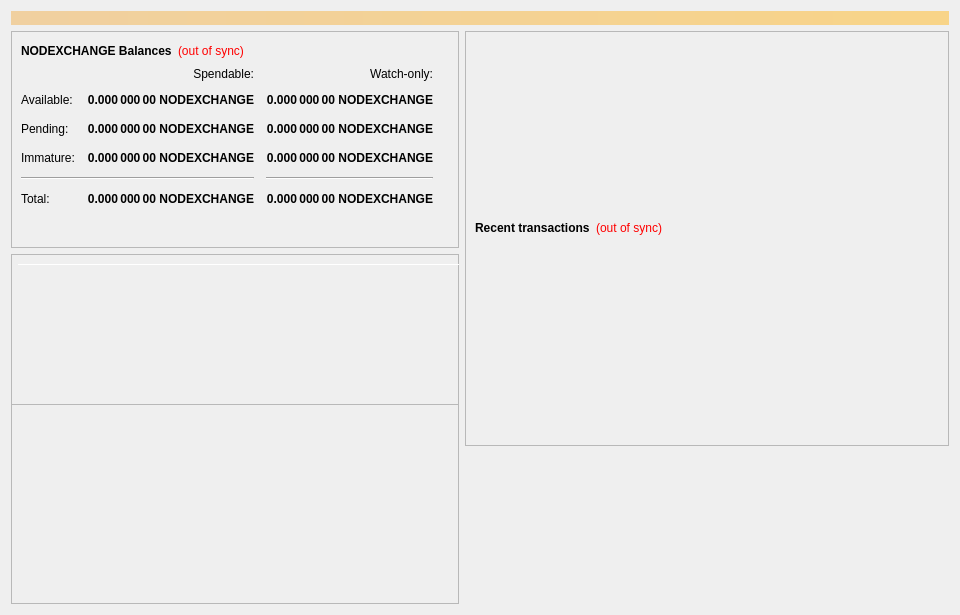
<?xml version="1.0" encoding="UTF-8"?>
<ui version="4.0">
 <class>OverviewPage</class>
 <widget class="QWidget" name="OverviewPage">
  <property name="geometry">
   <rect>
    <x>0</x>
    <y>0</y>
    <width>960</width>
    <height>615</height>
   </rect>
  </property>
  <property name="minimumSize">
   <size>
    <width>960</width>
    <height>0</height>
   </size>
  </property>
  <property name="windowTitle">
   <string>Form</string>
  </property>
  <layout class="QVBoxLayout" name="topLayout">
   <item>
    <widget class="QLabel" name="labelAlerts">
     <property name="visible">
      <bool>false</bool>
     </property>
     <property name="styleSheet">
      <string notr="true">background-color: qlineargradient(x1: 0, y1: 0, x2: 1, y2: 0, stop:0 #F0D0A0, stop:1 #F8D488); color:#000000;</string>
     </property>
     <property name="wordWrap">
      <bool>true</bool>
     </property>
     <property name="margin">
      <number>3</number>
     </property>
    </widget>
   </item>
   <item>
    <layout class="QHBoxLayout" name="horizontalLayout" stretch="1,1">
     <item>
      <layout class="QVBoxLayout" name="verticalLayout_2">
       <item>
        <widget class="QFrame" name="frame">
         <property name="frameShape">
          <enum>QFrame::StyledPanel</enum>
         </property>
         <property name="frameShadow">
          <enum>QFrame::Raised</enum>
         </property>
         <layout class="QVBoxLayout" name="verticalLayout_4">
          <item>
           <layout class="QHBoxLayout" name="horizontalLayout_4">
            <item>
             <widget class="QLabel" name="label_5">
              <property name="font">
               <font>
                <weight>75</weight>
                <bold>true</bold>
               </font>
              </property>
              <property name="text">
               <string>NODEXCHANGE Balances</string>
              </property>
             </widget>
            </item>
            <item>
             <widget class="QLabel" name="labelWalletStatus">
              <property name="cursor">
               <cursorShape>WhatsThisCursor</cursorShape>
              </property>
              <property name="toolTip">
               <string>The displayed information may be out of date. Your wallet automatically synchronizes with the NodeXchange network after a connection is established, but this process has not completed yet.</string>
              </property>
              <property name="styleSheet">
               <string notr="true">QLabel { color: red; }</string>
              </property>
              <property name="text">
               <string notr="true">(out of sync)</string>
              </property>
              <property name="alignment">
               <set>Qt::AlignLeading|Qt::AlignLeft|Qt::AlignVCenter</set>
              </property>
             </widget>
            </item>
            <item>
             <spacer name="horizontalSpacer_3">
              <property name="orientation">
               <enum>Qt::Horizontal</enum>
              </property>
              <property name="sizeHint" stdset="0">
               <size>
                <width>40</width>
                <height>20</height>
               </size>
              </property>
             </spacer>
            </item>
           </layout>
          </item>
          <item>
           <layout class="QGridLayout" name="gridLayout">
            <property name="spacing">
             <number>12</number>
            </property>
            <item row="2" column="2">
             <widget class="QLabel" name="labelWatchPending">
              <property name="font">
               <font>
                <weight>75</weight>
                <bold>true</bold>
               </font>
              </property>
              <property name="cursor">
               <cursorShape>IBeamCursor</cursorShape>
              </property>
              <property name="toolTip">
               <string>Unconfirmed transactions to watch-only addresses</string>
              </property>
              <property name="text">
               <string notr="true">0.000 000 00 NODEXCHANGE</string>
              </property>
              <property name="alignment">
               <set>Qt::AlignRight|Qt::AlignTrailing|Qt::AlignVCenter</set>
              </property>
              <property name="textInteractionFlags">
               <set>Qt::LinksAccessibleByMouse|Qt::TextSelectableByKeyboard|Qt::TextSelectableByMouse</set>
              </property>
             </widget>
            </item>
            <item row="2" column="1">
             <widget class="QLabel" name="labelUnconfirmed">
              <property name="font">
               <font>
                <weight>75</weight>
                <bold>true</bold>
               </font>
              </property>
              <property name="cursor">
               <cursorShape>IBeamCursor</cursorShape>
              </property>
              <property name="toolTip">
               <string>Total of transactions that have yet to be confirmed, and do not yet count toward the spendable balance</string>
              </property>
              <property name="text">
               <string notr="true">0.000 000 00 NODEXCHANGE</string>
              </property>
              <property name="alignment">
               <set>Qt::AlignRight|Qt::AlignTrailing|Qt::AlignVCenter</set>
              </property>
              <property name="textInteractionFlags">
               <set>Qt::LinksAccessibleByMouse|Qt::TextSelectableByKeyboard|Qt::TextSelectableByMouse</set>
              </property>
             </widget>
            </item>
            <item row="3" column="2">
             <widget class="QLabel" name="labelWatchImmature">
              <property name="font">
               <font>
                <weight>75</weight>
                <bold>true</bold>
               </font>
              </property>
              <property name="cursor">
               <cursorShape>IBeamCursor</cursorShape>
              </property>
              <property name="toolTip">
               <string>Staked or masternode rewards in watch-only addresses that has not yet matured</string>
              </property>
              <property name="text">
               <string notr="true">0.000 000 00 NODEXCHANGE</string>
              </property>
              <property name="alignment">
               <set>Qt::AlignRight|Qt::AlignTrailing|Qt::AlignVCenter</set>
              </property>
              <property name="textInteractionFlags">
               <set>Qt::LinksAccessibleByMouse|Qt::TextSelectableByKeyboard|Qt::TextSelectableByMouse</set>
              </property>
             </widget>
            </item>
            <item row="4" column="0" colspan="2">
             <widget class="Line" name="lineSpendableBalance">
              <property name="orientation">
               <enum>Qt::Horizontal</enum>
              </property>
             </widget>
            </item>
            <item row="4" column="2">
             <widget class="Line" name="lineWatchBalance">
              <property name="sizePolicy">
               <sizepolicy hsizetype="Preferred" vsizetype="Fixed">
                <horstretch>0</horstretch>
                <verstretch>0</verstretch>
               </sizepolicy>
              </property>
              <property name="minimumSize">
               <size>
                <width>140</width>
                <height>0</height>
               </size>
              </property>
              <property name="orientation">
               <enum>Qt::Horizontal</enum>
              </property>
             </widget>
            </item>
            <item row="5" column="0">
             <widget class="QLabel" name="labelTotalText">
              <property name="text">
               <string>Total:</string>
              </property>
             </widget>
            </item>
            <item row="3" column="1">
             <widget class="QLabel" name="labelImmature">
              <property name="font">
               <font>
                <weight>75</weight>
                <bold>true</bold>
               </font>
              </property>
              <property name="cursor">
               <cursorShape>IBeamCursor</cursorShape>
              </property>
              <property name="toolTip">
               <string>Staked or masternode rewards that has not yet matured</string>
              </property>
              <property name="text">
               <string notr="true">0.000 000 00 NODEXCHANGE</string>
              </property>
              <property name="alignment">
               <set>Qt::AlignRight|Qt::AlignTrailing|Qt::AlignVCenter</set>
              </property>
              <property name="textInteractionFlags">
               <set>Qt::LinksAccessibleByMouse|Qt::TextSelectableByKeyboard|Qt::TextSelectableByMouse</set>
              </property>
             </widget>
            </item>
            <item row="2" column="3">
             <spacer name="horizontalSpacer_2">
              <property name="orientation">
               <enum>Qt::Horizontal</enum>
              </property>
              <property name="sizeHint" stdset="0">
               <size>
                <width>40</width>
                <height>20</height>
               </size>
              </property>
             </spacer>
            </item>
            <item row="3" column="0">
             <widget class="QLabel" name="labelImmatureText">
              <property name="text">
               <string>Immature:</string>
              </property>
             </widget>
            </item>
            <item row="5" column="1">
             <widget class="QLabel" name="labelTotal">
              <property name="font">
               <font>
                <weight>75</weight>
                <bold>true</bold>
               </font>
              </property>
              <property name="cursor">
               <cursorShape>IBeamCursor</cursorShape>
              </property>
              <property name="toolTip">
               <string>Your current total balance</string>
              </property>
              <property name="text">
               <string notr="true">0.000 000 00 NODEXCHANGE</string>
              </property>
              <property name="alignment">
               <set>Qt::AlignRight|Qt::AlignTrailing|Qt::AlignVCenter</set>
              </property>
              <property name="textInteractionFlags">
               <set>Qt::LinksAccessibleByMouse|Qt::TextSelectableByKeyboard|Qt::TextSelectableByMouse</set>
              </property>
             </widget>
            </item>
            <item row="5" column="2">
             <widget class="QLabel" name="labelWatchTotal">
              <property name="font">
               <font>
                <weight>75</weight>
                <bold>true</bold>
               </font>
              </property>
              <property name="cursor">
               <cursorShape>IBeamCursor</cursorShape>
              </property>
              <property name="toolTip">
               <string>Current total balance in watch-only addresses</string>
              </property>
              <property name="text">
               <string notr="true">0.000 000 00 NODEXCHANGE</string>
              </property>
              <property name="alignment">
               <set>Qt::AlignRight|Qt::AlignTrailing|Qt::AlignVCenter</set>
              </property>
              <property name="textInteractionFlags">
               <set>Qt::LinksAccessibleByMouse|Qt::TextSelectableByKeyboard|Qt::TextSelectableByMouse</set>
              </property>
             </widget>
            </item>
            <item row="0" column="2">
             <widget class="QLabel" name="labelWatchonly">
              <property name="text">
               <string>Watch-only:</string>
              </property>
              <property name="alignment">
               <set>Qt::AlignRight|Qt::AlignTrailing|Qt::AlignVCenter</set>
              </property>
             </widget>
            </item>
            <item row="1" column="0">
             <widget class="QLabel" name="labelBalanceText">
              <property name="text">
               <string>Available:</string>
              </property>
             </widget>
            </item>
            <item row="1" column="1">
             <widget class="QLabel" name="labelBalance">
              <property name="font">
               <font>
                <weight>75</weight>
                <bold>true</bold>
               </font>
              </property>
              <property name="cursor">
               <cursorShape>IBeamCursor</cursorShape>
              </property>
              <property name="toolTip">
               <string>Your current spendable balance</string>
              </property>
              <property name="text">
               <string notr="true">0.000 000 00 NODEXCHANGE</string>
              </property>
              <property name="alignment">
               <set>Qt::AlignRight|Qt::AlignTrailing|Qt::AlignVCenter</set>
              </property>
              <property name="textInteractionFlags">
               <set>Qt::LinksAccessibleByMouse|Qt::TextSelectableByKeyboard|Qt::TextSelectableByMouse</set>
              </property>
             </widget>
            </item>
            <item row="1" column="2">
             <widget class="QLabel" name="labelWatchAvailable">
              <property name="font">
               <font>
                <weight>75</weight>
                <bold>true</bold>
               </font>
              </property>
              <property name="cursor">
               <cursorShape>IBeamCursor</cursorShape>
              </property>
              <property name="toolTip">
               <string>Your current balance in watch-only addresses</string>
              </property>
              <property name="text">
               <string notr="true">0.000 000 00 NODEXCHANGE</string>
              </property>
              <property name="alignment">
               <set>Qt::AlignRight|Qt::AlignTrailing|Qt::AlignVCenter</set>
              </property>
              <property name="textInteractionFlags">
               <set>Qt::LinksAccessibleByMouse|Qt::TextSelectableByKeyboard|Qt::TextSelectableByMouse</set>
              </property>
             </widget>
            </item>
            <item row="2" column="0">
             <widget class="QLabel" name="labelPendingText">
              <property name="text">
               <string>Pending:</string>
              </property>
             </widget>
            </item>
            <item row="0" column="1">
             <widget class="QLabel" name="labelSpendable">
              <property name="text">
               <string>Spendable:</string>
              </property>
              <property name="alignment">
               <set>Qt::AlignRight|Qt::AlignTrailing|Qt::AlignVCenter</set>
              </property>
             </widget>
            </item>
           </layout>
          </item>
          <item>
           <spacer name="verticalSpacer_4">
            <property name="orientation">
             <enum>Qt::Vertical</enum>
            </property>
            <property name="sizeHint" stdset="0">
             <size>
              <width>20</width>
              <height>40</height>
             </size>
            </property>
           </spacer>
          </item>
         </layout>
        </widget>
       </item>
       <item>
        <widget class="QFrame" name="frameObfuscation">
         <property name="minimumSize">
          <size>
           <width>0</width>
           <height>350</height>
          </size>
         </property>
         <property name="layoutDirection">
          <enum>Qt::LeftToRight</enum>
         </property>
         <property name="frameShape">
          <enum>QFrame::StyledPanel</enum>
         </property>
         <property name="frameShadow">
          <enum>QFrame::Raised</enum>
         </property>
         <widget class="QPushButton" name="runAutoDenom">
          <property name="geometry">
           <rect>
            <x>251</x>
            <y>17</y>
            <width>1</width>
            <height>1</height>
           </rect>
          </property>
          <property name="palette">
           <palette>
            <active>
             <colorrole role="WindowText">
              <brush brushstyle="SolidPattern">
               <color alpha="255">
                <red>0</red>
                <green>0</green>
                <blue>0</blue>
               </color>
              </brush>
             </colorrole>
             <colorrole role="Button">
              <brush brushstyle="SolidPattern">
               <color alpha="255">
                <red>239</red>
                <green>238</green>
                <blue>238</blue>
               </color>
              </brush>
             </colorrole>
             <colorrole role="Light">
              <brush brushstyle="SolidPattern">
               <color alpha="255">
                <red>255</red>
                <green>255</green>
                <blue>255</blue>
               </color>
              </brush>
             </colorrole>
             <colorrole role="Midlight">
              <brush brushstyle="SolidPattern">
               <color alpha="255">
                <red>247</red>
                <green>246</green>
                <blue>246</blue>
               </color>
              </brush>
             </colorrole>
             <colorrole role="Dark">
              <brush brushstyle="SolidPattern">
               <color alpha="255">
                <red>119</red>
                <green>119</green>
                <blue>119</blue>
               </color>
              </brush>
             </colorrole>
             <colorrole role="Mid">
              <brush brushstyle="SolidPattern">
               <color alpha="255">
                <red>159</red>
                <green>159</green>
                <blue>159</blue>
               </color>
              </brush>
             </colorrole>
             <colorrole role="Text">
              <brush brushstyle="SolidPattern">
               <color alpha="255">
                <red>0</red>
                <green>0</green>
                <blue>0</blue>
               </color>
              </brush>
             </colorrole>
             <colorrole role="BrightText">
              <brush brushstyle="SolidPattern">
               <color alpha="255">
                <red>255</red>
                <green>255</green>
                <blue>255</blue>
               </color>
              </brush>
             </colorrole>
             <colorrole role="ButtonText">
              <brush brushstyle="SolidPattern">
               <color alpha="255">
                <red>0</red>
                <green>0</green>
                <blue>0</blue>
               </color>
              </brush>
             </colorrole>
             <colorrole role="Base">
              <brush brushstyle="SolidPattern">
               <color alpha="255">
                <red>255</red>
                <green>255</green>
                <blue>255</blue>
               </color>
              </brush>
             </colorrole>
             <colorrole role="Window">
              <brush brushstyle="SolidPattern">
               <color alpha="255">
                <red>239</red>
                <green>238</green>
                <blue>238</blue>
               </color>
              </brush>
             </colorrole>
             <colorrole role="Shadow">
              <brush brushstyle="SolidPattern">
               <color alpha="255">
                <red>0</red>
                <green>0</green>
                <blue>0</blue>
               </color>
              </brush>
             </colorrole>
             <colorrole role="AlternateBase">
              <brush brushstyle="SolidPattern">
               <color alpha="255">
                <red>247</red>
                <green>246</green>
                <blue>246</blue>
               </color>
              </brush>
             </colorrole>
             <colorrole role="ToolTipBase">
              <brush brushstyle="SolidPattern">
               <color alpha="255">
                <red>255</red>
                <green>255</green>
                <blue>220</blue>
               </color>
              </brush>
             </colorrole>
             <colorrole role="ToolTipText">
              <brush brushstyle="SolidPattern">
               <color alpha="255">
                <red>0</red>
                <green>0</green>
                <blue>0</blue>
               </color>
              </brush>
             </colorrole>
            </active>
            <inactive>
             <colorrole role="WindowText">
              <brush brushstyle="SolidPattern">
               <color alpha="255">
                <red>0</red>
                <green>0</green>
                <blue>0</blue>
               </color>
              </brush>
             </colorrole>
             <colorrole role="Button">
              <brush brushstyle="SolidPattern">
               <color alpha="255">
                <red>239</red>
                <green>238</green>
                <blue>238</blue>
               </color>
              </brush>
             </colorrole>
             <colorrole role="Light">
              <brush brushstyle="SolidPattern">
               <color alpha="255">
                <red>255</red>
                <green>255</green>
                <blue>255</blue>
               </color>
              </brush>
             </colorrole>
             <colorrole role="Midlight">
              <brush brushstyle="SolidPattern">
               <color alpha="255">
                <red>247</red>
                <green>246</green>
                <blue>246</blue>
               </color>
              </brush>
             </colorrole>
             <colorrole role="Dark">
              <brush brushstyle="SolidPattern">
               <color alpha="255">
                <red>119</red>
                <green>119</green>
                <blue>119</blue>
               </color>
              </brush>
             </colorrole>
             <colorrole role="Mid">
              <brush brushstyle="SolidPattern">
               <color alpha="255">
                <red>159</red>
                <green>159</green>
                <blue>159</blue>
               </color>
              </brush>
             </colorrole>
             <colorrole role="Text">
              <brush brushstyle="SolidPattern">
               <color alpha="255">
                <red>0</red>
                <green>0</green>
                <blue>0</blue>
               </color>
              </brush>
             </colorrole>
             <colorrole role="BrightText">
              <brush brushstyle="SolidPattern">
               <color alpha="255">
                <red>255</red>
                <green>255</green>
                <blue>255</blue>
               </color>
              </brush>
             </colorrole>
             <colorrole role="ButtonText">
              <brush brushstyle="SolidPattern">
               <color alpha="255">
                <red>0</red>
                <green>0</green>
                <blue>0</blue>
               </color>
              </brush>
             </colorrole>
             <colorrole role="Base">
              <brush brushstyle="SolidPattern">
               <color alpha="255">
                <red>255</red>
                <green>255</green>
                <blue>255</blue>
               </color>
              </brush>
             </colorrole>
             <colorrole role="Window">
              <brush brushstyle="SolidPattern">
               <color alpha="255">
                <red>239</red>
                <green>238</green>
                <blue>238</blue>
               </color>
              </brush>
             </colorrole>
             <colorrole role="Shadow">
              <brush brushstyle="SolidPattern">
               <color alpha="255">
                <red>0</red>
                <green>0</green>
                <blue>0</blue>
               </color>
              </brush>
             </colorrole>
             <colorrole role="AlternateBase">
              <brush brushstyle="SolidPattern">
               <color alpha="255">
                <red>247</red>
                <green>246</green>
                <blue>246</blue>
               </color>
              </brush>
             </colorrole>
             <colorrole role="ToolTipBase">
              <brush brushstyle="SolidPattern">
               <color alpha="255">
                <red>255</red>
                <green>255</green>
                <blue>220</blue>
               </color>
              </brush>
             </colorrole>
             <colorrole role="ToolTipText">
              <brush brushstyle="SolidPattern">
               <color alpha="255">
                <red>0</red>
                <green>0</green>
                <blue>0</blue>
               </color>
              </brush>
             </colorrole>
            </inactive>
            <disabled>
             <colorrole role="WindowText">
              <brush brushstyle="SolidPattern">
               <color alpha="255">
                <red>119</red>
                <green>119</green>
                <blue>119</blue>
               </color>
              </brush>
             </colorrole>
             <colorrole role="Button">
              <brush brushstyle="SolidPattern">
               <color alpha="255">
                <red>239</red>
                <green>238</green>
                <blue>238</blue>
               </color>
              </brush>
             </colorrole>
             <colorrole role="Light">
              <brush brushstyle="SolidPattern">
               <color alpha="255">
                <red>255</red>
                <green>255</green>
                <blue>255</blue>
               </color>
              </brush>
             </colorrole>
             <colorrole role="Midlight">
              <brush brushstyle="SolidPattern">
               <color alpha="255">
                <red>247</red>
                <green>246</green>
                <blue>246</blue>
               </color>
              </brush>
             </colorrole>
             <colorrole role="Dark">
              <brush brushstyle="SolidPattern">
               <color alpha="255">
                <red>119</red>
                <green>119</green>
                <blue>119</blue>
               </color>
              </brush>
             </colorrole>
             <colorrole role="Mid">
              <brush brushstyle="SolidPattern">
               <color alpha="255">
                <red>159</red>
                <green>159</green>
                <blue>159</blue>
               </color>
              </brush>
             </colorrole>
             <colorrole role="Text">
              <brush brushstyle="SolidPattern">
               <color alpha="255">
                <red>119</red>
                <green>119</green>
                <blue>119</blue>
               </color>
              </brush>
             </colorrole>
             <colorrole role="BrightText">
              <brush brushstyle="SolidPattern">
               <color alpha="255">
                <red>255</red>
                <green>255</green>
                <blue>255</blue>
               </color>
              </brush>
             </colorrole>
             <colorrole role="ButtonText">
              <brush brushstyle="SolidPattern">
               <color alpha="255">
                <red>119</red>
                <green>119</green>
                <blue>119</blue>
               </color>
              </brush>
             </colorrole>
             <colorrole role="Base">
              <brush brushstyle="SolidPattern">
               <color alpha="255">
                <red>239</red>
                <green>238</green>
                <blue>238</blue>
               </color>
              </brush>
             </colorrole>
             <colorrole role="Window">
              <brush brushstyle="SolidPattern">
               <color alpha="255">
                <red>239</red>
                <green>238</green>
                <blue>238</blue>
               </color>
              </brush>
             </colorrole>
             <colorrole role="Shadow">
              <brush brushstyle="SolidPattern">
               <color alpha="255">
                <red>0</red>
                <green>0</green>
                <blue>0</blue>
               </color>
              </brush>
             </colorrole>
             <colorrole role="AlternateBase">
              <brush brushstyle="SolidPattern">
               <color alpha="255">
                <red>239</red>
                <green>238</green>
                <blue>238</blue>
               </color>
              </brush>
             </colorrole>
             <colorrole role="ToolTipBase">
              <brush brushstyle="SolidPattern">
               <color alpha="255">
                <red>255</red>
                <green>255</green>
                <blue>220</blue>
               </color>
              </brush>
             </colorrole>
             <colorrole role="ToolTipText">
              <brush brushstyle="SolidPattern">
               <color alpha="255">
                <red>0</red>
                <green>0</green>
                <blue>0</blue>
               </color>
              </brush>
             </colorrole>
            </disabled>
           </palette>
          </property>
          <property name="focusPolicy">
           <enum>Qt::NoFocus</enum>
          </property>
          <property name="autoFillBackground">
           <bool>true</bool>
          </property>
          <property name="text">
           <string/>
          </property>
          <property name="flat">
           <bool>true</bool>
          </property>
         </widget>
         <widget class="Line" name="line">
          <property name="geometry">
           <rect>
            <x>7</x>
            <y>10</y>
            <width>451</width>
            <height>1</height>
           </rect>
          </property>
          <property name="orientation">
           <enum>Qt::Horizontal</enum>
          </property>
         </widget>
         <widget class="QFrame" name="frame_3">
          <property name="geometry">
           <rect>
            <x>0</x>
            <y>150</y>
            <width>465</width>
            <height>201</height>
           </rect>
          </property>
          <property name="frameShape">
           <enum>QFrame::StyledPanel</enum>
          </property>
          <property name="frameShadow">
           <enum>QFrame::Raised</enum>
          </property>
         </widget>
        </widget>
       </item>
      </layout>
     </item>
     <item>
      <layout class="QVBoxLayout" name="verticalLayout_3">
       <item>
        <widget class="QFrame" name="frame_2">
         <property name="frameShape">
          <enum>QFrame::StyledPanel</enum>
         </property>
         <property name="frameShadow">
          <enum>QFrame::Raised</enum>
         </property>
         <layout class="QVBoxLayout" name="verticalLayout">
          <item>
           <spacer name="verticalSpacer_3">
            <property name="orientation">
             <enum>Qt::Vertical</enum>
            </property>
            <property name="sizeType">
             <enum>QSizePolicy::Fixed</enum>
            </property>
            <property name="sizeHint" stdset="0">
             <size>
              <width>20</width>
              <height>75</height>
             </size>
            </property>
           </spacer>
          </item>
          <item>
           <widget class="QLabel" name="labelOverviewHeaderRight">
            <property name="minimumSize">
             <size>
              <width>464</width>
              <height>96</height>
             </size>
            </property>
            <property name="maximumSize">
             <size>
              <width>16777215</width>
              <height>96</height>
             </size>
            </property>
            <property name="alignment">
             <set>Qt::AlignCenter</set>
            </property>
            <property name="margin">
             <number>5</number>
            </property>
           </widget>
          </item>
          <item>
           <layout class="QHBoxLayout" name="horizontalLayout_2">
            <item>
             <widget class="QLabel" name="label_4">
              <property name="font">
               <font>
                <weight>75</weight>
                <bold>true</bold>
               </font>
              </property>
              <property name="text">
               <string>Recent transactions</string>
              </property>
             </widget>
            </item>
            <item>
             <widget class="QLabel" name="labelTransactionsStatus">
              <property name="cursor">
               <cursorShape>WhatsThisCursor</cursorShape>
              </property>
              <property name="toolTip">
               <string>The displayed information may be out of date. Your wallet automatically synchronizes with the NodeXchange network after a connection is established, but this process has not completed yet.</string>
              </property>
              <property name="styleSheet">
               <string notr="true">QLabel { color: red; }</string>
              </property>
              <property name="text">
               <string notr="true">(out of sync)</string>
              </property>
              <property name="alignment">
               <set>Qt::AlignRight|Qt::AlignTrailing|Qt::AlignVCenter</set>
              </property>
             </widget>
            </item>
            <item>
             <spacer name="horizontalSpacer">
              <property name="orientation">
               <enum>Qt::Horizontal</enum>
              </property>
              <property name="sizeHint" stdset="0">
               <size>
                <width>40</width>
                <height>20</height>
               </size>
              </property>
             </spacer>
            </item>
           </layout>
          </item>
          <item>
           <widget class="QListView" name="listTransactions">
            <property name="styleSheet">
             <string notr="true">QListView { background: transparent; }</string>
            </property>
            <property name="frameShape">
             <enum>QFrame::NoFrame</enum>
            </property>
            <property name="verticalScrollBarPolicy">
             <enum>Qt::ScrollBarAlwaysOff</enum>
            </property>
            <property name="horizontalScrollBarPolicy">
             <enum>Qt::ScrollBarAlwaysOff</enum>
            </property>
            <property name="selectionMode">
             <enum>QAbstractItemView::NoSelection</enum>
            </property>
           </widget>
          </item>
         </layout>
        </widget>
       </item>
       <item>
        <spacer name="verticalSpacer_2">
         <property name="orientation">
          <enum>Qt::Vertical</enum>
         </property>
         <property name="sizeType">
          <enum>QSizePolicy::Expanding</enum>
         </property>
         <property name="sizeHint" stdset="0">
          <size>
           <width>20</width>
           <height>40</height>
          </size>
         </property>
        </spacer>
       </item>
      </layout>
     </item>
    </layout>
   </item>
  </layout>
 </widget>
 <resources/>
 <connections/>
</ui>
